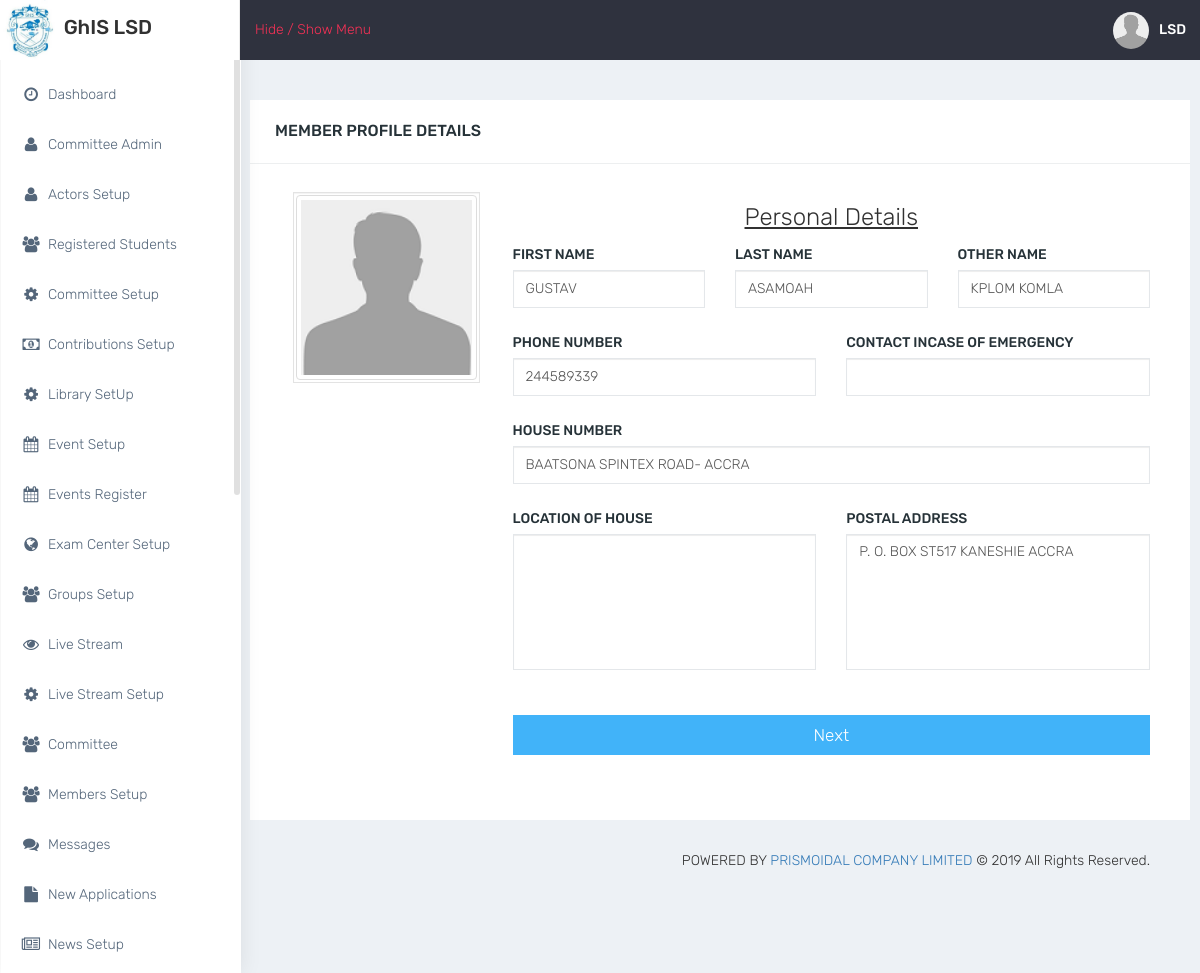
Screenshot of /pages/profile.php (signed in) with the database file from the repository.
### tables this page shows
CREATE TABLE `members` (
  `members_id` int(11) NOT NULL,
  `first_name` varchar(100) NOT NULL,
  `last_name` varchar(100) NOT NULL,
  `other_name` varchar(100) NOT NULL,
  `dob` varchar(20) NOT NULL,
  `personal_contact` varchar(20) NOT NULL,
  `emergency_contact` varchar(20) NOT NULL,
  `house_number` varchar(50) NOT NULL,
  `house_location` varchar(255) NOT NULL,
  `postal_address` varchar(255) NOT NULL,
  `professional_number` varchar(20) NOT NULL,
  `year_elected` int(11) NOT NULL,
  `surveyor_type` varchar(50) NOT NULL,
  `designation` varchar(255) NOT NULL,
  `company_name` varchar(255) NOT NULL,
  `company_type` varchar(255) NOT NULL,
  `company_contact` varchar(255) NOT NULL,
  `corporate_email` varchar(100) NOT NULL,
  `region` varchar(50) NOT NULL,
  `office_location` varchar(255) NOT NULL,
  `company_address` varchar(255) NOT NULL,
  `current_balance` varchar(100) NOT NULL,
  `committes` text NOT NULL,
  `date_done` timestamp NOT NULL DEFAULT current_timestamp(),
  `division` varchar(20) NOT NULL,
  `user_id` varchar(11) NOT NULL
);

### pages/Classes/db/db.php (called while the page is built)
<?php
	class DbConnect{
		private $host = "localhost";
		private $dbname = "ghislsd_db";
		private $user = "root";
		private $password = "";
		public function connect(){
			try {
					$conn = new PDO("mysql:host=".$this->host."; dbname=".$this->dbname,$this->user,$this->password);
					$conn->setAttribute(PDO::ATTR_ERRMODE,PDO::ERRMODE_EXCEPTION);
					return $conn;
			} catch (PDOException $e) {
				echo "Database Error:".$e->getMessage();
			}
		}
	}
 ?>

### pages/Classes/Members.php (called while the page is built, shortened)
<?php
	class Members{
		private $table = "members";
		public function __construct(){
			require_once("db/db.php");
			$db = new DbConnect();
			$this->dbConn = $db->connect();
		}
			function get_member_by_userId(){
				$sql="SELECT * FROM $this->table WHERE members_id=:accountTypeId";
				$stmt = $this->dbConn->prepare($sql);
				$stmt->bindParam(":accountTypeId",$_SESSION['account_type_id']);
				if ($stmt->execute()) {
					$results= $stmt->fetchAll(PDO::FETCH_ASSOC);
					return $results;
				}
				else{
					die();
					}
				}
}
 ?>

### pages/profile.php (the view, shortened to what this page needs)
<?php
include("header.php");
      require_once("Classes/Members.php");
      $objMembers = new Members();
      $memberData = $objMembers->get_member_by_userId();
      foreach ($memberData as $row) {
        $firstName = trim($row["first_name"]);
        $lastName = trim($row["last_name"]);
        $otherName = trim($row["other_name"]);
        $personalContact = trim($row["personal_contact"]);
        $emergencyContact = trim($row["emergency_contact"]);
        $houseNumber = trim($row["house_number"]);
        $houseLocation = trim($row["house_location"]);
        $postalAddress = trim($row["postal_address"]);
      }
?>
<br>
<div class="row">
    <div class="panel panel-default">
        <div class="panel-heading">
             <div class="panel-title pull-left">MEMBER PROFILE DETAILS</div>
            <div class="clearfix"></div>
        </div>
        <div class="panel-body">
          <div class="col-md-3">
            <div class="white-box well">
              <img src="../plugins/images/avatar.png" alt="user-img" width="400em" class="img img-responsive img-thumbnail">
            </div>
          </div>
          <div class="col-md-9">
          <form id="insert_form" method="POST">
            <fieldset>
              <center><h2><u>Personal Details</u></h2></center>
                  <div class="row">
                    <div class="col-md-4">
                          <div class="form-group">
                            <label for="firstName">FIRST NAME</label>
                            <input type="text" class="form-control tcal" id="firstName" name="firstName" autocomplete="off" value="<?php if(isset($firstName)){echo $firstName;}?>">
                          </div>
                    </div>
                    <div class="col-md-4">
                          <div class="form-group">
                            <label for="lastName">LAST NAME</label>
                            <input type="text" class="form-control tcal" id="lastName" name="lastName" autocomplete="off" value="<?php if(isset($lastName)){echo $lastName;}?>">
                          </div>
                    </div>
                    <div class="col-md-4">
                          <div class="form-group">
                            <label for="otherName">OTHER NAME</label>
                            <input type="text" class="form-control tcal" id="otherName" name="otherName" autocomplete="off" value="<?php if(isset($otherName)){echo $otherName;}?>">
                          </div>
                    </div>
                  </div>
                <div class="row">
                  <div class="col-md-6">
                    <div class="form-group">
                      <label for="personalContact">PHONE NUMBER</label>
                      <input type="text" class="form-control" id="personalContact" name="personalContact" autocomplete="off" value="<?php if(isset($personalContact)){echo $personalContact;}?>">
                    </div>
                </div>
                <div class="col-md-6">
                          <div class="form-group">
                            <label for="emergencyContact">CONTACT INCASE OF EMERGENCY</label>
                            <input type="text" class="form-control" id="emergencyContact" name="emergencyContact"  autocomplete="off" value="<?php if(isset($emergencyContact)){echo $emergencyContact;}?>">
                          </div>
                    </div>
              </div>
              <div class="row">
                  <div class="col-sm-12">
                      <div class="form-group">
                      <label for="houseNumber">HOUSE NUMBER</label>
                      <input type="text" class="form-control" id="houseNumber" name="houseNumber" autocomplete="off" value="<?php if(isset($houseNumber)){echo $houseNumber;}?>">
                    </div>
                  </div>
              </div>
              <div class="row">
                  <div class="col-md-6">
                    <div class="form-group">
                      <label for="houseLocation">LOCATION OF HOUSE</label>
                       <textarea rows="6" class="form-control" id="houseLocation" name="houseLocation"><?php if(isset($houseLocation)){echo $houseLocation;}?></textarea>
                    </div>
                  </div>
                  <div class="col-md-6">
                    <div class="form-group">
                      <label for="postalAddress">POSTAL ADDRESS</label>
                      <textarea rows="6" class="form-control" id="postalAddress" name="postalAddress"><?php if(isset($postalAddress)){echo $postalAddress;}?></textarea>
                    </div>
                  </div>
                </div><br>
               <input type="button" class="next btn-info btn-block" value="Next" />
            </fieldset>
            </form>
          </div>
        </div>
    </div>
</div>
<?php include("footer.php");?>

### pages/css/colors/default.css (style rules this page uses)
body { background: #fff; }
#side-menu li a { color: #54667a; }
#side-menu li a { color: #54667a; border-left: 0px solid #fff; }
#side-menu > li > a { border-left: 3px solid transperant; }

### rows the page displays
members: firstName "GUSTAV", lastName "ASAMOAH", otherName "KPLOM KOMLA", personalContact "244589339", houseNumber "BAATSONA SPINTEX ROAD- ACCRA", postalAddress "P. O. BOX ST517 KANESHIE ACCRA"

### other values shown
$objUsers->get_header_fullname($_SESSION["member_id"]) "LSD"
